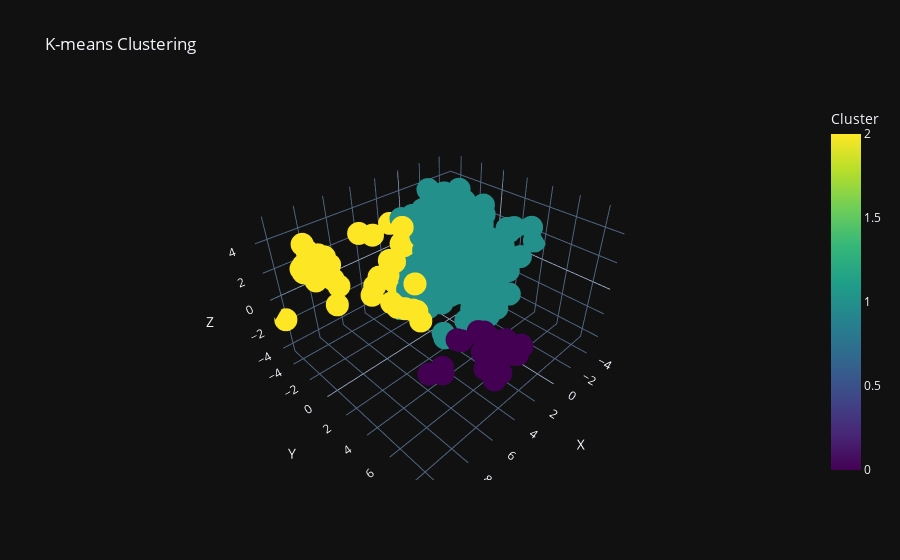

The notebook cell this image was saved under:
### Code cell
plot_df = pd.DataFrame(data, columns=['X', 'Y', 'Z'])
plot_df['Cluster'] = pred

# Créer la visualisation 3D interactive
fig = px.scatter_3d(plot_df, x='X', y='Y', z='Z', color='Cluster', title='K-means Clustering',
                    color_continuous_scale=px.colors.sequential.Viridis)

# Afficher la figure
fig.show()

### Figure 1 — Plotly figure (JSON) as saved in the notebook; plotly's stock layout.template omitted (floating-point values rounded to 4 significant figures; data arrays with more than 128 entries replaced by an {"elided": "..."} marker saying what was removed)
{"data": [{"hovertemplate": "X=%{x}<br>Y=%{y}<br>Z=%{z}<br>Cluster=%{marker.color}<extra></extra>", "legendgroup": "", "marker": {"color": {"elided": "730 int values"}, "coloraxis": "coloraxis", "symbol": "circle"}, "mode": "markers", "name": "", "scene": "scene", "showlegend": false, "x": {"elided": "730 float values"}, "y": {"elided": "730 float values"}, "z": {"elided": "730 float values"}, "type": "scatter3d"}], "layout": {"scene": {"domain": {"x": [0.0, 1.0], "y": [0.0, 1.0]}, "xaxis": {"title": {"text": "X"}}, "yaxis": {"title": {"text": "Y"}}, "zaxis": {"title": {"text": "Z"}}}, "coloraxis": {"colorbar": {"title": {"text": "Cluster"}}, "colorscale": [[0.0, "#440154"], [0.1111, "#482878"], [0.2222, "#3e4989"], [0.3333, "#31688e"], [0.4444, "#26828e"], [0.5556, "#1f9e89"], [0.6667, "#35b779"], [0.7778, "#6ece58"], [0.8889, "#b5de2b"], [1.0, "#fde725"]]}, "legend": {"tracegroupgap": 0}, "title": {"text": "K-means Clustering"}}}
